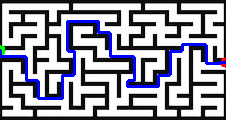
#> input picture output_images/solution.png, 226 x 120 px
$ python -i solver.py   (imports and definitions only)
#> lines starting #> are read from the running program, lines starting #| are printed output that depends on the picture; after the words box and inside, x2 and y2 are one past the last pixel; in counts of white or black regions, pixels touching at a corner belong together
#> further down, picture is the input picture: shape (120, 226, 3); mean B, G, R 164.8, 151.4, 151.4
import cv2
import numpy as np
import os
from collections import deque

# [9 lines left out: function load_start_end_points, not called in this run]

def image_to_grid(img, white_threshold=240):
    """
    Converts a maze image with colored markers to a clean binary grid.
    1 = path (white), 0 = wall (black).
    Removes red and green markers first.
    """
#> called with white_threshold = 240
    # Create a copy to modify
    clean_img = img.copy()

    # Mask green (start) and red (end) dots
    lower_red = np.array([0, 0, 100])
    upper_red = np.array([80, 80, 255])

    lower_green = np.array([0, 100, 0])
    upper_green = np.array([80, 255, 80])

    mask_red = cv2.inRange(clean_img, lower_red, upper_red)
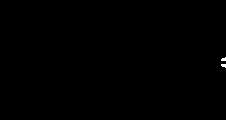
#> mask_red: shape (120, 226); 0.11% white; 2 white regions (2 under 20 px)
    mask_green = cv2.inRange(clean_img, lower_green, upper_green)
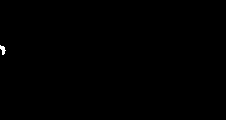
#> mask_green: shape (120, 226); 0.13% white; 1 white region, box (x1, y1, x2, y2) and area: (0, 45, 6, 55) 34

    clean_img[mask_red > 0] = [255, 255, 255]   # Replace red with white
#> clean_img: shape (120, 226, 3); 0.11% of pixels changed, all inside (x1, y1, x2, y2) = (221, 57, 226, 68)
    clean_img[mask_green > 0] = [255, 255, 255] # Replace green with white
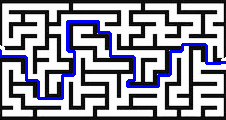
#> clean_img: shape (120, 226, 3); mean B, G, R 165.5, 151.7, 151.7

    # Now convert to grayscale and threshold
    gray = cv2.cvtColor(clean_img, cv2.COLOR_BGR2GRAY)
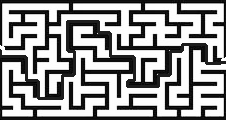
#> gray: shape (120, 226); min 0, max 255, mean 153.3
    grid = np.where(gray >= white_threshold, 1, 0)
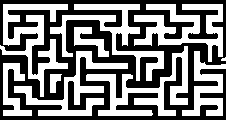
#> grid: shape (120, 226) int64; values 0 (black) and 1 (white), 48.1% white; 10 white regions (1 under 20 px), largest, box (x1, y1, x2, y2) and area: (134, 4, 223, 62) 2261, (86, 46, 188, 116) 2238, (0, 4, 68, 97) 2177

    return grid

# [63 lines left out: functions bfs, reconstruct_path, draw_path, solve_maze, not called in this run]

>>> import cv2
>>> picture = cv2.imread('output_images/solution.png')
>>> result = image_to_grid(picture)
